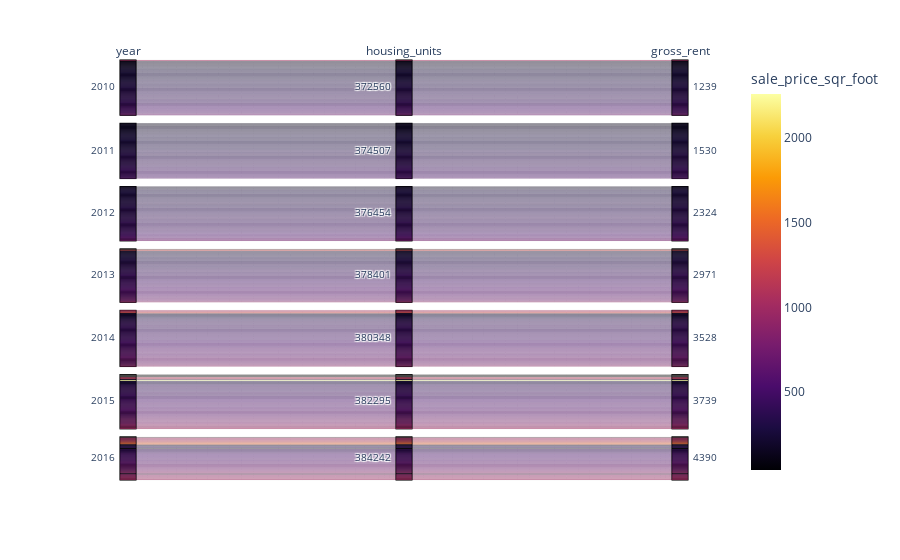

The cell this chart's notebook holds for it:
### Markdown cell above
- Parallel Categories Plot

### Code cell
px.parallel_categories(avg_prices_neighbourhood,color="sale_price_sqr_foot", color_continuous_scale=px.colors.sequential.Inferno)

### Figure 1 — Plotly figure (JSON) as saved in the notebook; plotly's stock layout.template omitted (floating-point values rounded to 4 significant figures; data arrays with more than 128 entries replaced by an {"elided": "..."} marker saying what was removed)
{"data": [{"dimensions": [{"label": "year", "values": {"elided": "397 int values"}}, {"label": "housing_units", "values": {"elided": "397 int values"}}, {"label": "gross_rent", "values": {"elided": "397 int values"}}], "domain": {"x": [0, 1], "y": [0, 1]}, "line": {"color": {"elided": "397 float values"}, "coloraxis": "coloraxis"}, "name": "", "type": "parcats"}], "layout": {"coloraxis": {"colorbar": {"title": {"text": "sale_price_sqr_foot"}}, "colorscale": [[0, "#000004"], [0.1111, "#1b0c41"], [0.2222, "#4a0c6b"], [0.3333, "#781c6d"], [0.4444, "#a52c60"], [0.5556, "#cf4446"], [0.6667, "#ed6925"], [0.7778, "#fb9b06"], [0.8889, "#f7d13d"], [1, "#fcffa4"]]}, "legend": {"tracegroupgap": 0}, "margin": {"t": 60}}}
